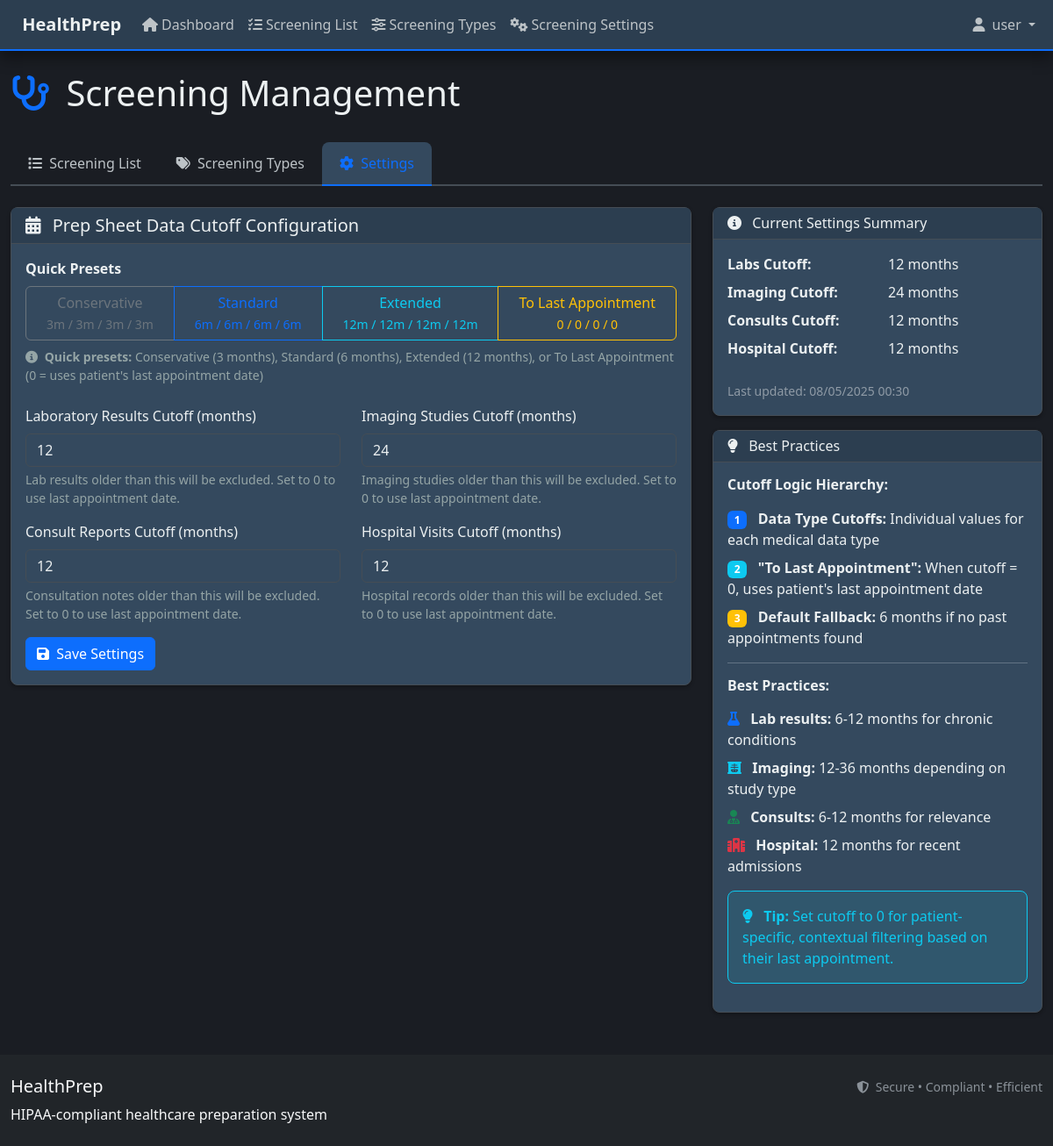
/screening/settings (signed in), run on the app's committed database.
### models.py (models this page shows, shortened)
class User(UserMixin, db.Model):
    __tablename__ = 'users'
    id = db.Column(db.Integer, primary_key=True)
    username = db.Column(db.String(80), unique=True, nullable=False)
    email = db.Column(db.String(120), unique=True, nullable=False)
    password_hash = db.Column(db.String(255), nullable=False)
    is_admin = db.Column(db.Boolean, default=False, nullable=False)
    created_at = db.Column(db.DateTime, default=datetime.utcnow)
    last_login = db.Column(db.DateTime)
    @property
    def is_active(self):
        return True  # All users are active by default

class PrepSheetSettings(db.Model):
    __tablename__ = 'prep_sheet_settings'
    id = db.Column(db.Integer, primary_key=True)
    labs_cutoff_months = db.Column(db.Integer, default=12)
    imaging_cutoff_months = db.Column(db.Integer, default=24)
    consults_cutoff_months = db.Column(db.Integer, default=12)
    hospital_cutoff_months = db.Column(db.Integer, default=12)
    updated_at = db.Column(db.DateTime, default=datetime.utcnow, onupdate=datetime.utcnow)
    def get_cutoff_display(self, cutoff_type):
        cutoff_map = {
            'labs': self.labs_cutoff_months,
            'imaging': self.imaging_cutoff_months,
            'consults': self.consults_cutoff_months,
            'hospital': self.hospital_cutoff_months
        }
        cutoff_value = cutoff_map.get(cutoff_type, 0)
        if cutoff_value == 0:
            return "To Last Appointment"
        elif cutoff_value == 1:
            return "1 month"
        else:
            return f"{cutoff_value} months"

### routes/screening_routes.py (the view, shortened to what this page needs)
@screening_bp.route('/settings', methods=['GET', 'POST'])
@login_required
def screening_settings():
    try:
        from forms import PrepSheetSettingsForm
        from models import PrepSheetSettings
        settings = PrepSheetSettings.query.first()
        if not settings:
            settings = PrepSheetSettings()
            db.session.add(settings)
            db.session.commit()
        form = PrepSheetSettingsForm(obj=settings)
        return render_template('screening/settings.html', form=form, settings=settings)
    except Exception as e:
        logger.error(f"Error in screening settings: {str(e)}")
        flash('Error loading screening settings', 'error')
        return render_template('error/500.html'), 500

### templates/screening/settings.html (shortened to what this page needs)
{% extends 'base_user.html' %}
{% block content %}
<div class="d-flex justify-content-between align-items-center mb-4">
    <h1>
        <i class="fas fa-stethoscope me-2 text-primary"></i>
        Screening Management
    </h1>
</div>
<ul class="nav nav-tabs mb-4" id="screeningTabs" role="tablist">
    <li class="nav-item" role="presentation">
        <a class="nav-link" href="{{ url_for('screening.screening_list') }}" role="tab">
            <i class="fas fa-list me-1"></i>
            Screening List
        </a>
    </li>
    <li class="nav-item" role="presentation">
        <a class="nav-link" href="{{ url_for('screening.screening_types') }}" role="tab">
            <i class="fas fa-tags me-1"></i>
            Screening Types
        </a>
    </li>
    <li class="nav-item" role="presentation">
        <a class="nav-link active" href="{{ url_for('screening.screening_settings') }}" role="tab">
            <i class="fas fa-cog me-1"></i>
            Settings
        </a>
    </li>
</ul>
<div class="row">
    <div class="col-lg-8">
        <div class="card">
            <div class="card-header">
                <h5 class="mb-0">
                    <i class="fas fa-calendar-alt me-2"></i>
                    Prep Sheet Data Cutoff Configuration
                </h5>
            </div>
            <div class="card-body">
                <div class="mb-4">
                    <label class="form-label fw-bold">Quick Presets</label>
                    <div class="btn-group w-100" role="group" aria-label="Cutoff presets">
                        <button type="button" class="btn btn-outline-secondary preset-btn" data-preset="3,3,3,3">
                            Conservative<br><small>3m / 3m / 3m / 3m</small>
                        </button>
                        <button type="button" class="btn btn-outline-primary preset-btn" data-preset="6,6,6,6">
                            Standard<br><small>6m / 6m / 6m / 6m</small>
                        </button>
                        <button type="button" class="btn btn-outline-info preset-btn" data-preset="12,12,12,12">
                            Extended<br><small>12m / 12m / 12m / 12m</small>
                        </button>
                        <button type="button" class="btn btn-outline-warning preset-btn" data-preset="0,0,0,0">
                            To Last Appointment<br><small>0 / 0 / 0 / 0</small>
                        </button>
                    </div>
                    <div class="form-text mt-2">
                        <i class="fas fa-info-circle me-1"></i>
                        <strong>Quick presets:</strong> Conservative (3 months), Standard (6 months), Extended (12 months), or To Last Appointment (0 = uses patient's last appointment date)
                    </div>
                </div>
                <form method="POST">
                    <div class="row">
                        <div class="col-md-6">
                            <div class="mb-3">
                                {{ form.labs_cutoff_months.label(class="form-label") }}
                                {{ form.labs_cutoff_months(class="form-control") }}
                                <div class="form-text">
                                    Lab results older than this will be excluded. Set to 0 to use last appointment date.
                                </div>
                            </div>
                        </div>
                        <div class="col-md-6">
                            <div class="mb-3">
                                {{ form.imaging_cutoff_months.label(class="form-label") }}
                                {{ form.imaging_cutoff_months(class="form-control") }}
                                <div class="form-text">
                                    Imaging studies older than this will be excluded. Set to 0 to use last appointment date.
                                </div>
                            </div>
                        </div>
                    </div>
                    <div class="row">
                        <div class="col-md-6">
                            <div class="mb-3">
                                {{ form.consults_cutoff_months.label(class="form-label") }}
                                {{ form.consults_cutoff_months(class="form-control") }}
                                <div class="form-text">
                                    Consultation notes older than this will be excluded. Set to 0 to use last appointment date.
                                </div>
                            </div>
                        </div>
                        <div class="col-md-6">
                            <div class="mb-3">
                                {{ form.hospital_cutoff_months.label(class="form-label") }}
                                {{ form.hospital_cutoff_months(class="form-control") }}
                                <div class="form-text">
                                    Hospital records older than this will be excluded. Set to 0 to use last appointment date.
                                </div>
                            </div>
                        </div>
                    </div>
                    <div class="d-flex justify-content-between">
                        <button type="submit" class="btn btn-primary">
                            <i class="fas fa-save me-1"></i>
                            Save Settings
                        </button>
                    </div>
                </form>
            </div>
        </div>
    </div>
    <div class="col-lg-4">
        <div class="card">
            <div class="card-header">
                <h6 class="mb-0">
                    <i class="fas fa-info-circle me-2"></i>
                    Current Settings Summary
                </h6>
            </div>
            <div class="card-body">
                {% if settings %}
                    <dl class="row">
                        <dt class="col-6">Labs Cutoff:</dt>
                        <dd class="col-6">{{ settings.get_cutoff_display('labs') }}</dd>
                        <dt class="col-6">Imaging Cutoff:</dt>
                        <dd class="col-6">{{ settings.get_cutoff_display('imaging') }}</dd>
                        <dt class="col-6">Consults Cutoff:</dt>
                        <dd class="col-6">{{ settings.get_cutoff_display('consults') }}</dd>
                        <dt class="col-6">Hospital Cutoff:</dt>
                        <dd class="col-6">{{ settings.get_cutoff_display('hospital') }}</dd>
                    </dl>
                    {% if settings.updated_at %}
                        <small class="text-muted">
                            Last updated: {{ settings.updated_at.strftime('%m/%d/%Y %H:%M') }}
                        </small>
                    {% endif %}
                {% else %}
                    <p class="text-muted">No settings configured yet.</p>
                {% endif %}
            </div>
        </div>
        <div class="card mt-3">
            <div class="card-header">
                <h6 class="mb-0">
                    <i class="fas fa-lightbulb me-2"></i>
                    Best Practices
                </h6>
            </div>
            <div class="card-body">
                <h6 class="fw-bold mb-3">Cutoff Logic Hierarchy:</h6>
                <ol class="list-unstyled">
                    <li class="mb-2">
                        <span class="badge bg-primary me-2">1</span>
                        <strong>Data Type Cutoffs:</strong> Individual values for each medical data type
                    </li>
                    <li class="mb-2">
                        <span class="badge bg-info me-2">2</span>
                        <strong>"To Last Appointment":</strong> When cutoff = 0, uses patient's last appointment date
                    </li>
                    <li class="mb-2">
                        <span class="badge bg-warning me-2">3</span>
                        <strong>Default Fallback:</strong> 6 months if no past appointments found
                    </li>
                </ol>
                <hr class="my-3">
                <h6 class="fw-bold mb-3">Best Practices:</h6>
                <ul class="list-unstyled">
                    <li class="mb-2">
                        <i class="fas fa-flask text-primary me-2"></i>
                        <strong>Lab results:</strong> 6-12 months for chronic conditions
                    </li>
                    <li class="mb-2">
                        <i class="fas fa-x-ray text-info me-2"></i>
                        <strong>Imaging:</strong> 12-36 months depending on study type
                    </li>
                    <li class="mb-2">
                        <i class="fas fa-user-md text-success me-2"></i>
                        <strong>Consults:</strong> 6-12 months for relevance
                    </li>
                    <li class="mb-2">
                        <i class="fas fa-hospital text-danger me-2"></i>
                        <strong>Hospital:</strong> 12 months for recent admissions
                    </li>
                </ul>
                <div class="alert alert-info mt-3" role="alert">
                    <i class="fas fa-lightbulb me-2"></i>
                    <strong>Tip:</strong> Set cutoff to 0 for patient-specific, contextual filtering based on their last appointment.
                </div>
            </div>
        </div>
    </div>
</div>
{% endblock %}

### templates/base_user.html (shortened to what this page needs)
<!DOCTYPE html>
<html lang="en" data-bs-theme="dark">
<head>
    <link href="https://cdn.jsdelivr.net/npm/bootstrap@5.3.0/dist/css/bootstrap.min.css" rel="stylesheet">
    <link href="https://cdnjs.cloudflare.com/ajax/libs/font-awesome/6.4.0/css/all.min.css" rel="stylesheet">
    <link href="{{ url_for('static', filename='css/custom.css') }}" rel="stylesheet">
    <link href="{{ url_for('static', filename='css/medical_terminology_ui.css') }}" rel="stylesheet">
    <link href="{{ url_for('static', filename='css/loading-states.css') }}" rel="stylesheet">
</head>
<body>
    <nav class="navbar navbar-expand-lg navbar-dark bg-primary">
        <div class="container">
            <a class="navbar-brand" href="{{ url_for('ui.dashboard') }}">
                HealthPrep
            </a>
            <div class="collapse navbar-collapse" id="navbarNav">
                <ul class="navbar-nav me-auto">
                    <li class="nav-item">
                        <a class="nav-link" href="{{ url_for('ui.dashboard') }}">
                            <i class="fas fa-home me-1"></i>Dashboard
                        </a>
                    </li>
                    <li class="nav-item">
                        <a class="nav-link" href="{{ url_for('screening.screening_list', view='list') }}">
                            <i class="fas fa-list-check me-1"></i>Screening List
                        </a>
                    </li>
                    <li class="nav-item">
                        <a class="nav-link" href="{{ url_for('screening.screening_list', view='types') }}">
                            <i class="fas fa-sliders-h me-1"></i>Screening Types
                        </a>
                    </li>
                    <li class="nav-item">
                        <a class="nav-link" href="{{ url_for('screening.screening_list', view='settings') }}">
                            <i class="fas fa-cogs me-1"></i>Screening Settings
                        </a>
                    </li>
                </ul>
                <ul class="navbar-nav">
                    {% if current_user.is_authenticated %}
                        <li class="nav-item dropdown">
                            <a class="nav-link dropdown-toggle" href="#" id="userDropdown" role="button" data-bs-toggle="dropdown">
                                <i class="fas fa-user me-1"></i> {{ current_user.username }}
                            </a>
                        </li>
                    {% else %}
                        <li class="nav-item">
                            <a class="nav-link" href="{{ url_for('auth.login') }}">
                                <i class="fas fa-sign-in-alt me-1"></i> Login
                            </a>
                        </li>
                    {% endif %}
                </ul>
            </div>
        </div>
    </nav>
    <main class="container my-4">
        {% block content %}{% endblock %}
    </main>
    <footer class="bg-dark text-light py-4 mt-5">
        <div class="container">
            <div class="row">
                <div class="col-md-6">
                    <h5>HealthPrep</h5>
                    <p class="mb-0">HIPAA-compliant healthcare preparation system</p>
                </div>
                <div class="col-md-6 text-end">
                    <small class="text-muted">
                        <i class="fas fa-shield-alt me-1"></i>
                        Secure • Compliant • Efficient
                    </small>
                </div>
            </div>
        </div>
    </footer>
</body>
</html>

### data on the page
User: username "user"
PrepSheetSettings: cutoff "12 months", cutoff "24 months", updated_at "08/05/2025 00:30"
